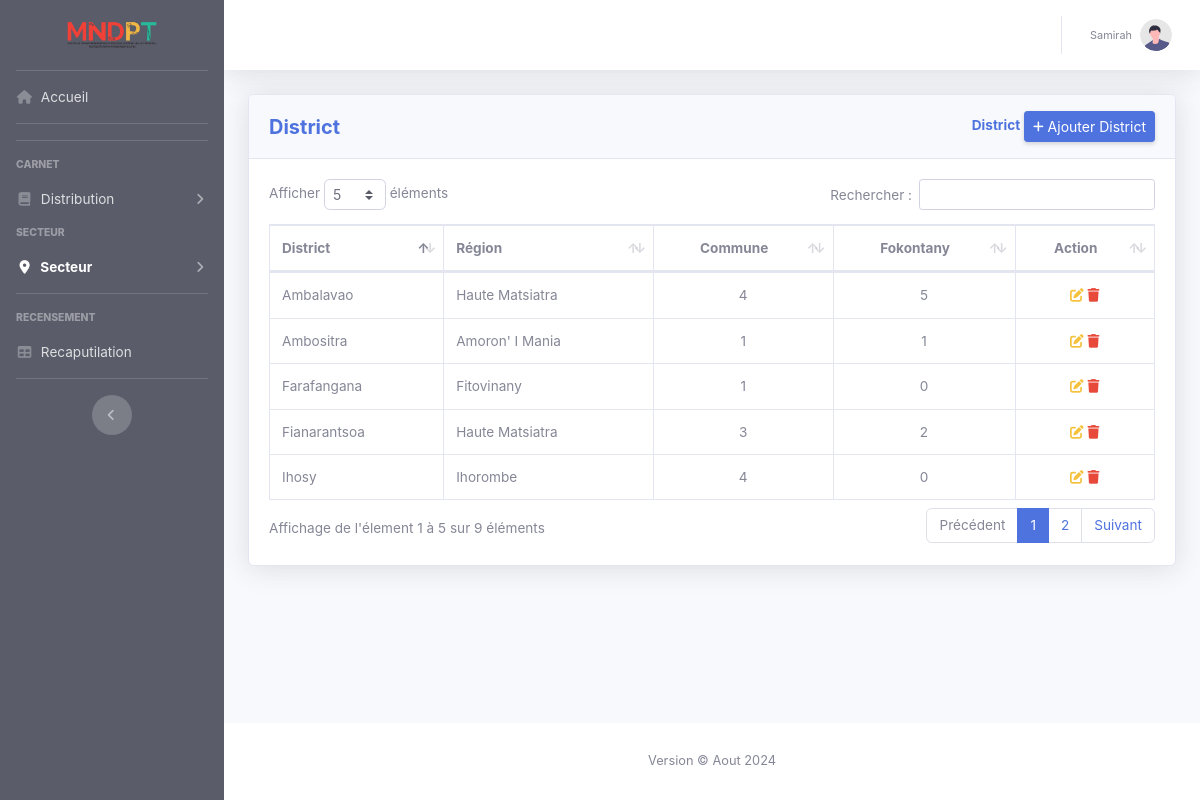
The page /View/district.php (signed in) on the database its author committed.
### tables this page shows
CREATE TABLE IF NOT EXISTS `district` (
  `id` int(11) NOT NULL AUTO_INCREMENT,
  `nom` varchar(30) NOT NULL,
  `regionID` int(11) NOT NULL,
  PRIMARY KEY (`id`),
  KEY `district_ibfk_1` (`regionID`)
);

CREATE TABLE IF NOT EXISTS `region` (
  `id` int(11) NOT NULL AUTO_INCREMENT,
  `nom` varchar(30) NOT NULL,
  PRIMARY KEY (`id`)
);

### Model/District.php (called while the page is built, shortened)
<?php
class District {
    private $conn;
    public function __construct($db) {
        $this->conn = $db;
    }
    public function readJoin() {
        $query = "SELECT
                d.Id AS district_id,
                d.nom AS district_nom,
                d.regionID AS region_id,
                r.nom AS region_nom,
                COUNT(DISTINCT c.Id) AS compte_commune,
                COUNT(f.Id) AS compte_fokontany
            FROM
                District d
            JOIN
                Region r ON d.regionID = r.Id
            LEFT JOIN
                Commune c ON d.Id = c.districtID
            LEFT JOIN
                Fokontany f ON c.Id = f.communeID
            GROUP BY
                d.Id, d.nom, r.nom;";
        $stmt = $this->conn->prepare($query);
        $stmt->execute();
        return $stmt;
    }
}
?>

### View/district.php (the view, shortened to what this page needs)
<?php include "header.php" ?>
<div class="card shadow mb-4">
    <div class="card-header py-3">
        <div class="d-sm-flex align-items-center justify-content-between">
            <div>
                <h5 class="m-0 font-weight-bold text-primary">District</h5>
            </div>
            <div>
                <span class="m-0 font-weight-bold text-primary">District</span>
                <a href="#" class="d-none d-sm-inline-block btn btn-sm btn-primary shadow-sm" data-toggle="modal" data-target="#modalAdd"><i class="fas fa-plus fa-sm text-white-60"></i> Ajouter District</a>
            </div>
        </div>
    </div>
    <div class="card-body">
        <div class="table-responsive">
            <table class="table table-bordered table-smM" id="dataTable" width="100%" cellspacing="0">
                <thead>
                    <tr>
                        <th>District</th>
                        <th>Région</th>
                        <th class='text-center'>Commune</th>
                        <th class='text-center'>Fokontany</th>
                        <th class='text-center'>Action</th>
                    </tr>
                </thead>
                <tbody>
                    <?php
                    $database = new Database();
                    $db = $database->getConnection();
                    $district = new District($db);
                    $stmt = $district->readJoin();
                    while ($row = $stmt->fetch(PDO::FETCH_ASSOC)) {
                        extract($row);
                        echo "<tr>";
                        echo "<td>{$district_nom}</td>";
                        echo "<td>{$region_nom}</td>";
                        echo "<td class='text-center'>{$compte_commune}</td>";
                        echo "<td class='text-center'>{$compte_fokontany}</td>";
                        echo "<td class='text-center'>";
                        echo "<a href='javascript:prepareUpdate({$district_id}, {$region_id}, `{$district_nom}`)'><i class='fas fa-edit text-warning'></i></a> ";
                        echo "<a href='javascript:prepareDelete({$district_id}, `{$district_nom}`)'><i class='fas fa-trash text-danger'></i> </a>";
                        echo "</td>";
                        echo "</tr>";
                    }
                    ?>
                </tbody>
            </table>
        </div>
    </div>
</div>
<?php include "footer.php" ?>

### rows shown on the page
district: nom "Ambositra", regionID.nom "Amoron' I Mania", compte_commune "1", compte_fokontany "1"
district: nom "Farafangana", regionID.nom "Fitovinany", compte_commune "1", compte_fokontany "0"
district: nom "Fianarantsoa", regionID.nom "Haute Matsiatra", compte_commune "3", compte_fokontany "2"
district: nom "Ambalavao", regionID.nom "Haute Matsiatra", compte_commune "4", compte_fokontany "5"
district: nom "Ihosy", regionID.nom "Ihorombe", compte_commune "4", compte_fokontany "0"

### other values the page prints
$_SESSION['username'] "Samirah"
